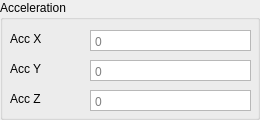
              <widget class="QGroupBox" name="acceleration">
               <property name="title">
                <string>Acceleration</string>
               </property>
               <widget class="QPlainTextEdit" name="AccX">
                <property name="geometry">
                 <rect>
                  <x>90</x>
                  <y>30</y>
                  <width>161</width>
                  <height>21</height>
                 </rect>
                </property>
                <property name="toolTip">
                 <string notr="true"/>
                </property>
                <property name="inputMethodHints">
                 <set>Qt::InputMethodHint::ImhNone</set>
                </property>
                <property name="verticalScrollBarPolicy">
                 <enum>Qt::ScrollBarPolicy::ScrollBarAlwaysOff</enum>
                </property>
                <property name="horizontalScrollBarPolicy">
                 <enum>Qt::ScrollBarPolicy::ScrollBarAlwaysOff</enum>
                </property>
                <property name="lineWrapMode">
                 <enum>QPlainTextEdit::LineWrapMode::NoWrap</enum>
                </property>
                <property name="readOnly">
                 <bool>true</bool>
                </property>
                <property name="placeholderText">
                 <string>0</string>
                </property>
               </widget>
               <widget class="QLabel" name="labelAccX">
                <property name="geometry">
                 <rect>
                  <x>10</x>
                  <y>30</y>
                  <width>67</width>
                  <height>17</height>
                 </rect>
                </property>
                <property name="text">
                 <string>Acc X</string>
                </property>
               </widget>
               <widget class="QPlainTextEdit" name="AccY">
                <property name="geometry">
                 <rect>
                  <x>90</x>
                  <y>60</y>
                  <width>161</width>
                  <height>21</height>
                 </rect>
                </property>
                <property name="toolTip">
                 <string notr="true"/>
                </property>
                <property name="inputMethodHints">
                 <set>Qt::InputMethodHint::ImhNone</set>
                </property>
                <property name="verticalScrollBarPolicy">
                 <enum>Qt::ScrollBarPolicy::ScrollBarAlwaysOff</enum>
                </property>
                <property name="horizontalScrollBarPolicy">
                 <enum>Qt::ScrollBarPolicy::ScrollBarAlwaysOff</enum>
                </property>
                <property name="lineWrapMode">
                 <enum>QPlainTextEdit::LineWrapMode::NoWrap</enum>
                </property>
                <property name="readOnly">
                 <bool>true</bool>
                </property>
                <property name="placeholderText">
                 <string>0</string>
                </property>
               </widget>
               <widget class="QLabel" name="labelAccY">
                <property name="geometry">
                 <rect>
                  <x>10</x>
                  <y>60</y>
                  <width>81</width>
                  <height>17</height>
                 </rect>
                </property>
                <property name="text">
                 <string>Acc Y</string>
                </property>
               </widget>
               <widget class="QLabel" name="labelAccZ">
                <property name="geometry">
                 <rect>
                  <x>10</x>
                  <y>90</y>
                  <width>67</width>
                  <height>17</height>
                 </rect>
                </property>
                <property name="text">
                 <string>Acc Z</string>
                </property>
               </widget>
               <widget class="QPlainTextEdit" name="AccZ">
                <property name="geometry">
                 <rect>
                  <x>90</x>
                  <y>90</y>
                  <width>161</width>
                  <height>21</height>
                 </rect>
                </property>
                <property name="toolTip">
                 <string notr="true"/>
                </property>
                <property name="inputMethodHints">
                 <set>Qt::InputMethodHint::ImhNone</set>
                </property>
                <property name="verticalScrollBarPolicy">
                 <enum>Qt::ScrollBarPolicy::ScrollBarAlwaysOff</enum>
                </property>
                <property name="horizontalScrollBarPolicy">
                 <enum>Qt::ScrollBarPolicy::ScrollBarAlwaysOff</enum>
                </property>
                <property name="lineWrapMode">
                 <enum>QPlainTextEdit::LineWrapMode::NoWrap</enum>
                </property>
                <property name="readOnly">
                 <bool>true</bool>
                </property>
                <property name="placeholderText">
                 <string>0</string>
                </property>
               </widget>
              </widget>
